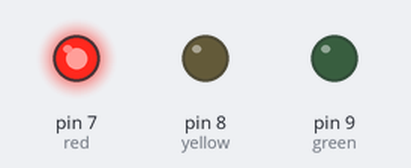
This sketch was run on a simulated Arduino Uno, built with avr-gcc and run on an emulated ATmega328P. Shown: output pins drawn as LEDs (lit = HIGH).

Above: at 5.0 s.
At 11.0 s:
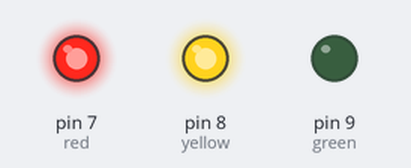
At 17.0 s:
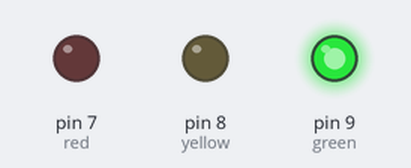
At 23.0 s:
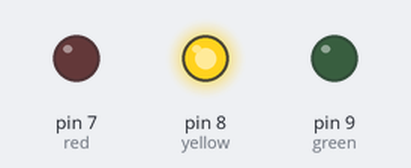
Timing chart, 0 to 31.2 s (numbered marks = the images above):
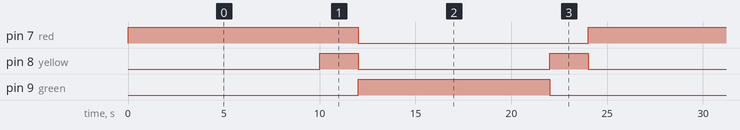

Measured:
- by itself, pin 7 (red): alternates HIGH for 12.0 s and LOW for 12.0 s
- by itself, pin 8 (yellow): alternates HIGH for 2.0 s and LOW for 10.0 s
- by itself, pin 9 (green): alternates HIGH for 10.0 s and LOW for 14.0 s

The sketch:

Pr_4_Traffic_LED.ino
```cpp
/*PROBLEM - 4
 Traffic LIGHT
 red = 10secs
 yellow = 2secs
 red = low

 green = glow
 yellow = low

 yellow = glow
 green = low
 */
int red = 7;
int yellow = 8;
int green =9;
void setup() {
  pinMode(red,OUTPUT);
  pinMode(yellow,OUTPUT);
  pinMode(green,OUTPUT);
}

void loop() {
  digitalWrite(yellow,LOW);
  digitalWrite(green,LOW);
  digitalWrite(red,HIGH);
  delay(10000);
  digitalWrite(yellow,HIGH);
  delay(2000);
  digitalWrite(green,HIGH);
  digitalWrite(red,LOW);
  digitalWrite(yellow,LOW);
  delay(10000);
  digitalWrite(green,LOW);
  digitalWrite(red,LOW);
  digitalWrite(yellow,HIGH);
  delay(2000);
}
```
